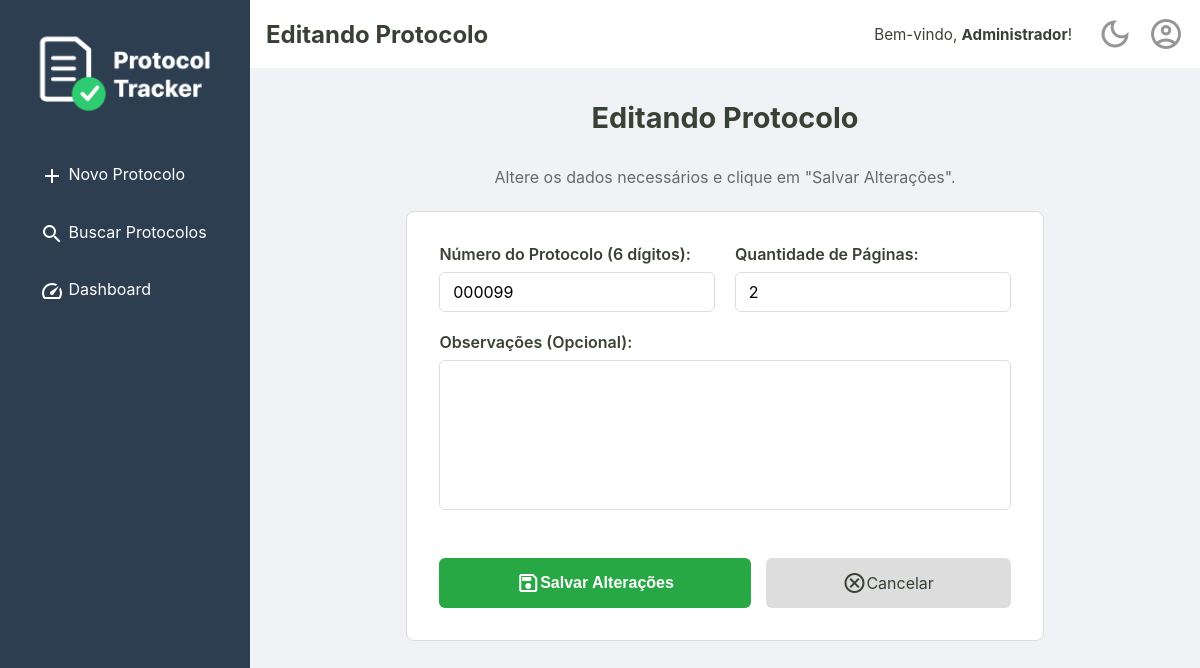
Screenshot of /editar?id=8d112e19-d2fe-45e4-be46-4f0df5838fc7 (signed in) with the database file from the repository.
### tables this page shows
CREATE TABLE usuarios (
    id INTEGER PRIMARY KEY,
    nome TEXT NOT NULL,
    email TEXT NOT NULL UNIQUE,
    cpf TEXT NOT NULL UNIQUE,
    senha TEXT NOT NULL,
    criado_em TEXT NOT NULL,
    ativo INTEGER NOT NULL DEFAULT 1
  );

CREATE TABLE protocolos (
    id TEXT PRIMARY KEY,
    id_usuario INTEGER NOT NULL,
    numero TEXT NOT NULL UNIQUE,
    quantidade_paginas INTEGER NOT NULL,
    observacoes TEXT,
    criado_em TEXT NOT NULL,
    alterado_em TEXT,
    deletado_em TEXT,
    FOREIGN KEY (id_usuario) REFERENCES usuarios (id)
  );

### src/Controller/WebController.php (called while the page is built, shortened)
<?php
class WebController {
    public function exibirFormularioEdicao()
    {
        $id = $_GET['id'] ?? null;
        $protocolo = $this->repositorio->buscaPorId($id);
        $tituloDaPagina = "Editando Protocolo";
        $idUsuario = $_SESSION['usuario_logado_id'] ?? null;
        $usuarioLogado = $idUsuario ? $this->usuarioRepository->buscaPorId($idUsuario) : null;
        require __DIR__ . '/../../templates/editar.php';
    }
}

### src/Repository/UsuarioRepository.php (called while the page is built, shortened)
<?php
final class UsuarioRepository
{
    private PDO $connection;
    public function __construct(PDO $connection)
    {
        $this->connection = $connection;
    }
    public function buscaPorId(int $id): ?Usuario
    {
        $sqlQuery = "SELECT * FROM usuarios WHERE id = :id;";
        $stmt = $this->connection->prepare($sqlQuery);
        $stmt->bindValue(':id', $id);
        $stmt->execute();
        $dadosUsuario = $stmt->fetch();
        return Usuario::fromArray($dadosUsuario);
    }
}

### src/Model/Usuario.php (called while the page is built, shortened)
<?php
class Usuario {
    public function nome(): string
    {
        return $this->nome;
    }
    public static function fromArray(array $dados): self
    {
        try {
            $data = new DateTimeImmutable($dados['criado_em']);
        } catch (Exception $e) {
            throw new Exception("Falha ao criar data a partir do valor: " . ($dados['criado_em'] ?? 'N/A'));
        }
        return new self(
            $dados['id'],
            $dados['nome'],
            $dados['email'],
            $dados['cpf'],
            $dados['senha'],
            $data,
            (bool) $dados['ativo']
        );
    }
}

### src/Repository/ProtocoloRepositorySql.php (called while the page is built, shortened)
<?php
final class ProtocoloRepositorySql implements ProtocoloRepositoryInterface
{
    private PDO $connection;
    public function __construct(PDO $connection)
    {
        $this->connection = $connection;
    }
    public function buscaPorId(string $id): ?Protocolo
    {
        $sqlQuery = "SELECT * FROM protocolos WHERE id = :id;";
        $stmt = $this->connection->prepare($sqlQuery);
        $stmt->bindValue(':id', $id);
        $stmt->execute();
        $protocolo = $stmt->fetch();
        return Protocolo::fromArray($protocolo);
    }
}

### src/Model/Protocolo.php (called while the page is built, shortened)
<?php
class Protocolo {
    public function numero(): string {
        return $this->numero;
    }
    public function paginas(): int {
        return $this->quantidade_paginas;
    }
    public static function fromArray(array $dados): self
    {
        try {
            $criado_em = new DateTimeImmutable($dados['criado_em']);
            $alterado_em = isset($dados['alterado_em']) ? new DateTimeImmutable($dados['alterado_em']) : null;
            $deletado_em = isset($dados['deletado_em']) ? new DateTimeImmutable($dados['deletado_em']) : null;
        } catch (Exception $e) {
            throw new Exception("Falha ao criar data");
        }
        return new self(
            $dados['id'],
            $dados['id_usuario'],
            $dados['numero'],
            $dados['quantidade_paginas'],
            $criado_em,
            $dados['observacoes'] ?? null,
            $alterado_em,
            $deletado_em
        );
    }
}

### templates/editar.php (the view, shortened to what this page needs)
<?php require __DIR__ . '/_partials/_header.php'; ?>
<div class="home-container">
        <h2><?= htmlspecialchars($tituloDaPagina) ?></h2>
        <p>Altere os dados necessários e clique em "Salvar Alterações".</p>
        <form action="/editar" method="post" class="protocolo-form">
            <div class="form-row">
                <div class="form-group">
                    <label for="numero">Número do Protocolo (6 dígitos):</label>
                    <input type="text" id="numero" name="numero" value="<?= htmlspecialchars($protocolo->numero()) ?>" required maxlength="6" pattern="\d{6}">
                </div>
                <div class="form-group">
                    <label for="paginas">Quantidade de Páginas:</label>
                    <input type="number" id="paginas" name="paginas" value="<?= htmlspecialchars($protocolo->paginas()) ?>" required min="1">
                </div>
            </div>
            <div class="form-group">
                <label for="observacoes">Observações (Opcional):</label>
                <textarea id="observacoes" name="observacoes" rows="3"></textarea>
            </div>
            <div class="form-actions-edit">
                <button type="submit" class="btn-salvar"><span class="material-icons-outlined"> save</span> Salvar Alterações</button>
                <a href="/busca" class="btn-cancelar"><span class="material-icons-outlined">cancel</span> Cancelar</a>
            </div>
        </form>
    </div>
<?php require __DIR__ . '/_partials/_footer.php'; ?>

### templates/_partials/_content-header.php (shortened to what this page needs)
<div class="content-header">
    <div class="header-title">
        <h2><?= isset($tituloDaPagina) ? htmlspecialchars($tituloDaPagina) : 'Página sem Título' ?></h2>
    </div>
    <div class="header-actions">
        <?php if (isset($usuarioLogado) && $usuarioLogado): ?>
            <div class="welcome-message">
                <span>Bem-vindo, <strong><?= htmlspecialchars($usuarioLogado->nome()) ?></strong>!</span>
            </div>
        <?php endif; ?>
        <a href="#" id="theme-toggle" class="action-icon" title="Mudar Tema">
            <span class="material-icons-outlined">dark_mode</span>
        </a>
        <div class="dropdown">
            <a href="#" id="user-menu-toggle" class="action-icon" title="Perfil do Usuário">
                <span class="material-icons-outlined">account_circle</span>
            </a>
        </div>
    </div>
</div>

### public/assets/css/style.css (style rules this page uses)
:root { --cor-fundo-sidebar: #2c3e50; --cor-fundo-sidebar-hover: #33465c; --cor-fontes-sidebar: #ffffff; --cor-fundo-header: #ffffff; --cor-bordas: #ddd; --cor-fundo-body: #f0f2f5; --cor-fontes-body: #394034; --cor-fundo-sidebar-active: #253547; --cor-fontes-sidebar-active: #007bff; --cor-bordas-focus: #80bdff; --cor-fontes-main-button: #ffffff; --cor-main-button: #28a745; --cor-fontes-cards: #696969; --cor-icones-header: #969696; --cor-icones-header-hover: #007bff; --cor-primaria-erro: #ff2c2c; }
* { margin: 0; padding: 0; box-sizing: border-box; }
body { font-family: -apple-system, BlinkMacSystemFont, 'Segoe UI', Roboto, 'Helvetica Neue', Arial, sans-serif; background-color: var(--cor-fundo-body); color: var(--cor-fontes-body); display: flex; flex-direction: column; min-height: 100vh; }
a { text-decoration: none; }
.content-header { width: 100%; margin: 0 auto 2rem auto; display: flex; justify-content: space-between; align-items: center; background-color: var(--cor-fundo-header); padding: 1rem; }
.header-actions { display: flex; align-items: center; gap: 15px; }
.action-icon { color: var(--cor-icones-header); transition: color 0.2s; display: flex; align-items: center; }
.action-icon .material-icons-outlined { font-size: 36px; }
.conteudo-principal h2, .conteudo-principal p { text-align: center; max-width: 800px; width: 100%; }
.conteudo-principal h2 { font-size: 1.8rem; color: var(--cor-fontes-body); margin-bottom: 2.0rem; align-self: center; }
.conteudo-principal p { margin-bottom: 1.5rem; color: var(--cor-fontes-cards); }
.protocolo-form { max-width: 800px; width: 100%; background-color: var(--cor-fundo-header); padding: 2rem; border-radius: 8px; border: 1px solid var(--cor-bordas); margin: 0 auto; display: flex; flex-direction: column; gap: 20px; }
.form-row { display: flex; gap: 20px; }
.form-group { flex-grow: 1; }
.form-group label { width: 100%; display: block; font-weight: 600; margin-bottom: 0.5rem; }
.form-group input[type="text"], .form-group input[type="number"], .form-group input[type="email"], .form-group input[type="password"], .form-group textarea { width: 100%; height: 40px; padding: 0.8rem; border: 1px solid var(--cor-bordas); border-radius: 6px; font-size: 1rem; font-family: inherit; transition: border-color 0.2s, box-shadow 0.2s; }
.form-group textarea { min-height: 150px; }
textarea { resize: none; }
.material-icons-outlined { vertical-align: middle; }
.form-actions-edit { display: flex; gap: 15px; margin-top: 1.5rem; }
.btn-salvar, .btn-cancelar { display: inline-flex; justify-content: center; align-items: center; flex-grow: 1; padding: 0.8rem 1.5rem; font-size: 1rem; border: none; border-radius: 6px; cursor: pointer; transition: background-color 0.2s; text-decoration: none; }
.btn-salvar { background-color: var(--cor-main-button); color: var(--cor-fontes-main-button); font-weight: bold; }
.btn-cancelar { background-color: var(--cor-bordas); color: var(--cor-fontes-body); }
.dropdown { position: relative; display: inline-block; }
.header-actions .welcome-message { color: var(--cor-fontes-body); font-size: 0.95rem; margin-right: 10px; white-space: nowrap; }

### rows the page displays
usuarios: nome "Administrador"
protocolos: numero "000099", paginas "2"

### other values shown
$tituloDaPagina "Editando Protocolo"
